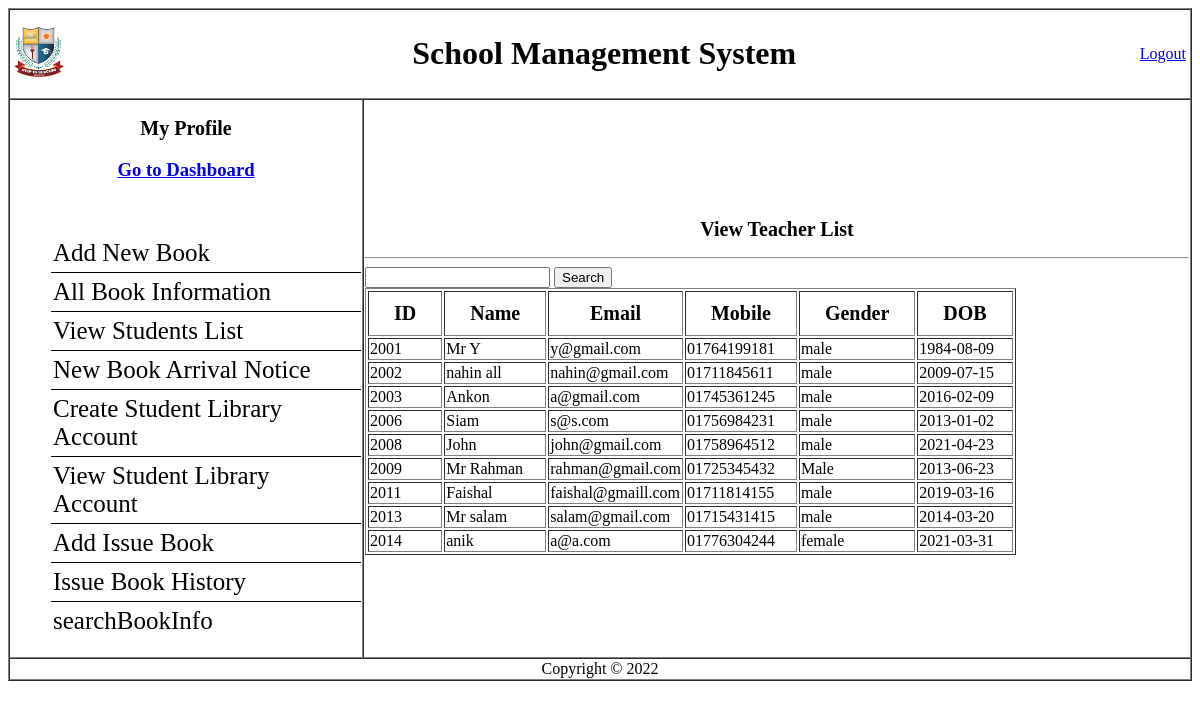
The page /Librarian/View/viewTeachersList.php (signed in) on the database its author committed.
### tables this page shows
CREATE TABLE `teacher` (
  `id` varchar(20) NOT NULL,
  `name` varchar(70) NOT NULL,
  `email` varchar(70) NOT NULL,
  `mobile` varchar(70) NOT NULL,
  `gender` varchar(70) NOT NULL,
  `dob` date NOT NULL,
  `subject` varchar(30) NOT NULL,
  `password` varchar(70) NOT NULL
);

### Librarian/Model/usersmodel.php (called while the page is built, shortened)
<?php
function getAllTeachersList(){
    $conn = getConnection();
    $sql = "select * from teacher";
    $result = mysqli_query($conn, $sql);
    $teacherslist =[];
    while($row = mysqli_fetch_assoc($result))
    {
        array_push($teacherslist, $row);
    }
    return $teacherslist;
}
?>

### Librarian/View/viewTeachersList.php (the view, shortened to what this page needs)
<?php
$title= "View Teacher List";
include('header.php');
include_once('../Model/usersmodel.php');
$teachersilist = getAllTeachersList();
?>
    <table border="1" cellspacing="0" width="100%" >
      <tr>
        <td colspan="2">
          <table width="100%">
            <tr>
              <td><img height="50px" weight="50px" src="../Resources/logo.png" alt=""></td>
              <td align = "center"><h1>School Management System</h1></td>
              <td align = "right">
                <a href="../Controller/logout.php">Logout</a>
              </td>
            </tr>
          </table>
        </td>
      </tr>
      <tr id="navigation">
        <td width="350px">
        <h2 align="center"><a href="viewLibrarianProfile.php">My Profile</a></h2></h2>
          <h3 align="center"><a href="dashboard.php">Go to Dashboard</a></h3></br>
          <div id="sidebar">
          <ul>
            <li><a href="addnewbook.php">Add New Book</a></li>
            <li><a href="allBooksInfo.php">All Book Information</a></li>
            <li><a href="viewStudentsList.php">View Students List</a></li>
            <li><a href="noticeForm.php">New Book Arrival Notice</a></li>
            <li><a href="studentLibraryAcc.php">Create Student Library Account</a></li>
            <li><a href="viewAllStudentsLibProfile.php">View Student Library Account</a></li>
            <li><a href="issueNewBook.php">Add Issue Book</a></li>
            <li><a href="issuedBookHistory.php">Issue Book History</a></li>
            <li><a href="searchBookInfo.php">searchBookInfo</a></li>
          </ul>
          </div>
        </td>
        <td id="main content"><h2 align="center" ><?php echo $title; ?></h2><hr>
<input type="text" name="id" id="id" onkeyup="ajax()" />
	<input type="button" name="" value="Search">
    <br>
    <div id="viewteacherlist" class="">
    <div id="notice" >
    <table border="1">
    <tr>
            <th>ID</th>
            <th>Name</th>
            <th>Email</th>
            <th>Mobile</th>
            <th>Gender</th>
            <th>DOB</th>
        </tr>
        <?php  for($i=0; $i < count($teachersilist); $i++){ ?>
         <tr>
             <td><?php echo $teachersilist[$i]['id'] ?></td>
             <td><?php echo $teachersilist[$i]['name'] ?></td>
             <td><?php echo $teachersilist[$i]['email'] ?></td>
             <td><?php echo $teachersilist[$i]['mobile'] ?></td>
             <td><?php echo $teachersilist[$i]['gender'] ?></td>
             <td><?php echo $teachersilist[$i]['dob'] ?></td>
         </tr>
         <?php  } ?></div>
             </table>
      <?php include('footer.php'); ?>

### Librarian/css/style.css (style rules this page uses)
#navigation h2 { font-size: 20px; text-align: center; }
#navigation h2 a { text-decoration: none; color: #000; }
#sidebar ul li { list-style-type: none; font-size: 25px; border-bottom: 1px solid #000; padding: 5px 2px; }
#sidebar ul li:last-child { border-bottom: 0; }
#sidebar ul li a { text-decoration: none; color: #000; }
#notice table th { padding: 10px 25px; font-size: 20px; }

### rows shown on the page
teacher: id "2001", name "Mr Y", email "y@gmail.com", mobile "01764199181", gender "male", dob "1984-08-09"
teacher: id "2002", name "nahin all", email "nahin@gmail.com", mobile "01711845611", gender "male", dob "2009-07-15"
teacher: id "2003", name "Ankon", email "a@gmail.com", mobile "01745361245", gender "male", dob "2016-02-09"
teacher: id "2006", name "Siam", email "s@s.com", mobile "01756984231", gender "male", dob "2013-01-02"
teacher: id "2008", name "John", email "john@gmail.com", mobile "01758964512", gender "male", dob "2021-04-23"
teacher: id "2009", name "Mr Rahman", email "rahman@gmail.com", mobile "01725345432", gender "Male", dob "2013-06-23"
teacher: id "2011", name "Faishal", email "faishal@gmaill.com", mobile "01711814155", gender "male", dob "2019-03-16"
teacher: id "2013", name "Mr salam", email "salam@gmail.com", mobile "01715431415", gender "male", dob "2014-03-20"
teacher: id "2014", name "anik", email "a@a.com", mobile "01776304244", gender "female", dob "2021-03-31"

### other values the page prints
$title "View Teacher List"
